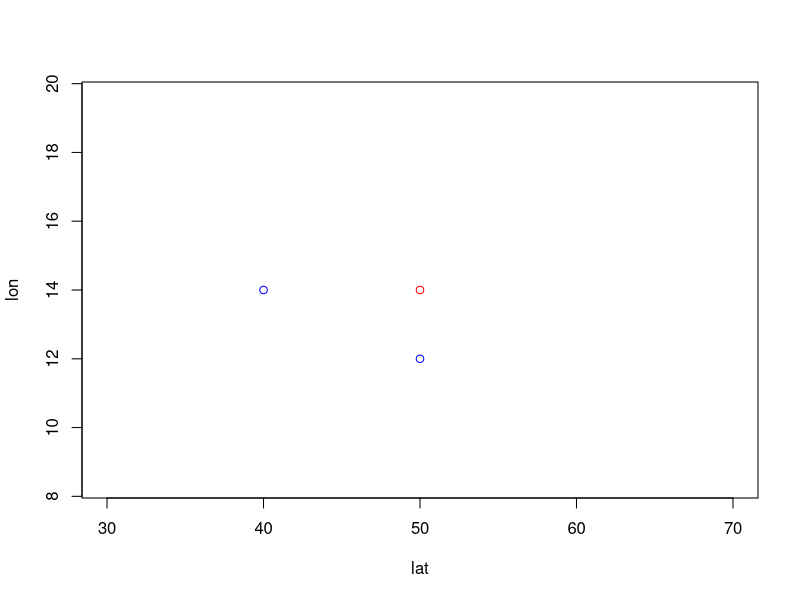
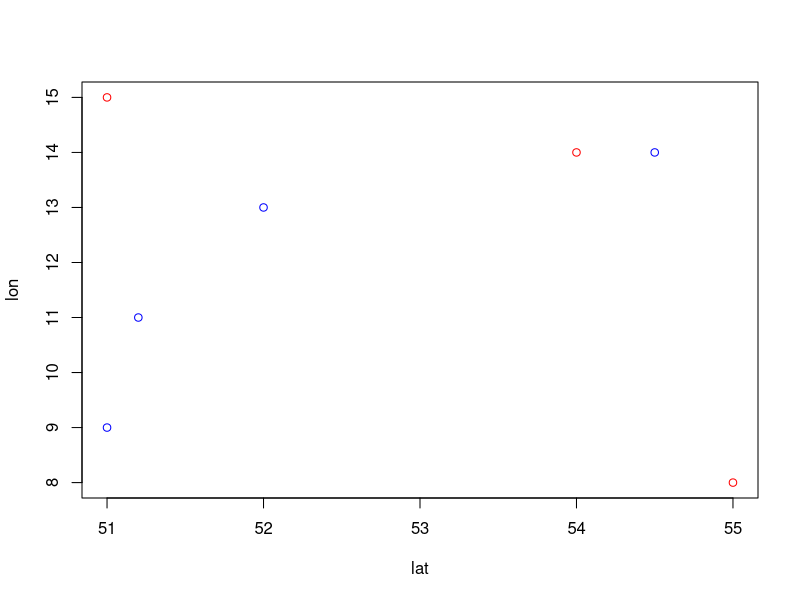

Generate these figures, in order, with R:
#Dataframe 1
#https://www.rdocumentation.org/packages/geosphere/versions/1.5-14/topics/distm

library(geosphere)

# Example 1
xy <- rbind(c(0,0),c(90,90),c(10,10),c(-120,-45))

distm(xy)



xy2 <- rbind(c(0,0),c(10,-10))
xy2

distm(xy, xy2)

distm(xy2, xy)

# Example 2

a<-structure(list(lat = c(50L),
                    lon = c(14L)),
               .Names = c("lat", "lon"),
               row.names = c(NA,  1L),
               class = "data.frame")
a


b<-structure(list(lat = c(40, 50),
                    lon = c(14, 12)),
               .Names = c("lat", "lon"),
               row.names = c(NA,  2L),
               class = "data.frame")
b

plot.new()
plot(a,col="red", type="p")
points(b,col = "blue")

distance.a.b <- distm(a[,c('lon','lat')], b[,c('lon','lat')], fun=distCosine)
distance.a.b


### example 3


df1<-structure(list(lat = c(54L, 55L, 51L),
                    lon = c(14L, 8L, 15L)),
               .Names = c("lat", "lon"),
               row.names = c(NA,  3L),
               class = "data.frame")

df2<-structure(list(lat = c(51, 52, 54.5, 51.2),
                    lon = c(9, 13, 14, 11)),
               .Names = c("lat", "lon"),
               row.names = c(NA,  4L),
               class = "data.frame")

df1
df2

plot.new()
plot(df1,col="red", type="p")
points(df2,col = "blue")


distance.df1.df2 <- distm(df1[,c('lon','lat')], df2[,c('lon','lat')], fun=distVincentyEllipsoid)

distance.df1.df2

row <- length(distance.df1.df2[,1])
row

column <- length(distance.df1.df2[1,])
column

x1<-matrix(double(1),nrow=row,ncol=1)
x2<-matrix(double(1),nrow=row,ncol=1)

vidu <- c(2,1,3,6)
which.min(vidu)
which.max(vidu)

for (i in 1:row){
#  for (j in 1: column){
    x1[i] <- which.min(distance.df1.df2[i,])
    x2[i] <- distance.df1.df2[i,x1[i]]
#  }
}
x1
x2

x1.x2 <- cbind(x1,x2)

x1.x2

### adding more value


df3<-structure(list(lat = c(54L, 55L, 51L),
                    lon = c(14L, 8L, 15L),
                    house = c("house01", "house02", "house03")
                    ),
               .Names = c("lat", "lon","house"),
               row.names = c(NA,  3L),
               class = "data.frame")

df4<-structure(list(lat = c(51, 52, 54.5, 51.2),
                    lon = c(9, 13, 14, 11),
                            poi = c("poi01","poi02","poi03","poi04")),
               .Names = c("lat", "lon",'poi'),
               row.names = c(NA,  4L),
               class = "data.frame")

df3


distance.df3.df4 <- distm(df3[,c('lon','lat')], df4[,c('lon','lat')], fun=distVincentyEllipsoid)

distance.df3.df4

row <- length(distance.df3.df4[,1])
column <- length(distance.df3.df4[1,])

x3<-matrix(double(1),nrow=row,ncol=1)
x4<-matrix(double(1),nrow=row,ncol=1)
for (i in 1:row){
  #  for (j in 1: column){
  x3[i] <- which.min(distance.df1.df2[i,])
  x4[i] <- distance.df1.df2[i,x1[i]]
  #  }
}

x3.x4 <- cbind(x3,x4)
x3.x4
x5 <- df3
x5$distance <- x3.x4[,2]
x5
x5$poi <-df4$poi[apply(distance.df3.df4, 1, which.min)]
x5
